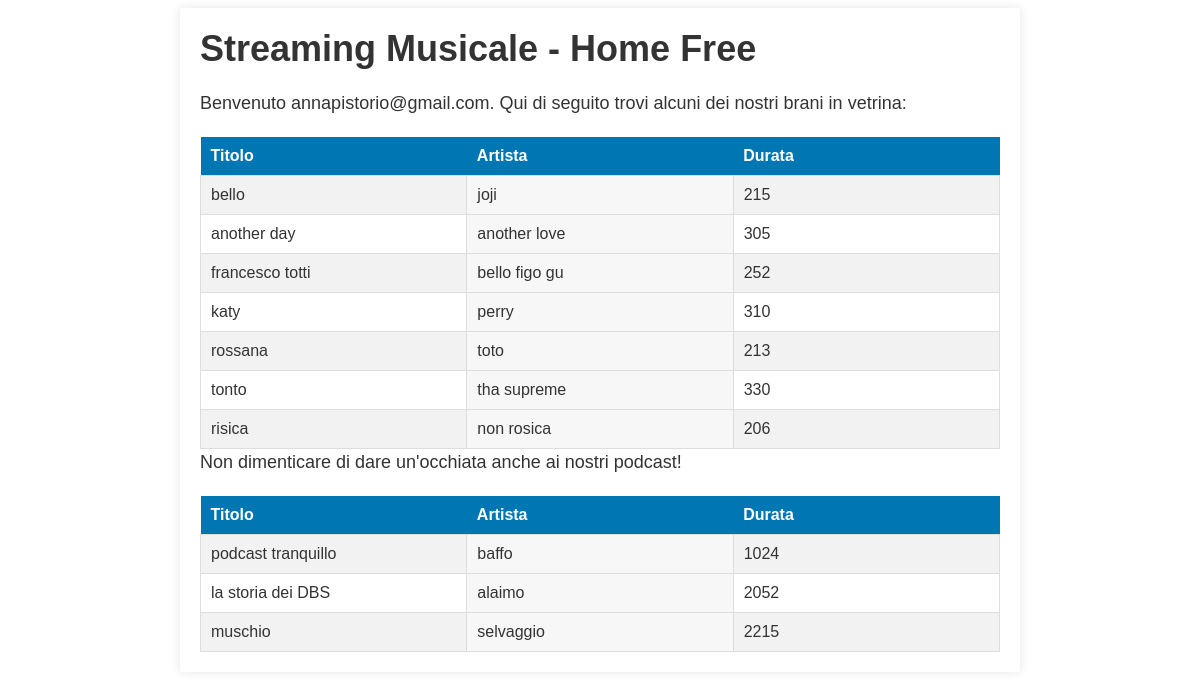
Page /Interfaccia/home_free.php (signed in) on the committed database.
### tables this page shows
CREATE TABLE IF NOT EXISTS Crea_Contenuto (
	idContenuto INT UNSIGNED,
    nomeArtista VARCHAR(100) NOT NULL,
    PRIMARY KEY (idContenuto, nomeArtista),
    UNIQUE KEY (idContenuto, nomeArtista),
    FOREIGN KEY (idContenuto)
    	REFERENCES Contenuto(idContenuto)
    	ON UPDATE CASCADE ON DELETE CASCADE,
    FOREIGN KEY (nomeArtista)
    	REFERENCES Artista(nomeArtista)
    	ON UPDATE CASCADE ON DELETE CASCADE
);

CREATE TABLE IF NOT EXISTS Contenuto (
	idContenuto INT UNSIGNED AUTO_INCREMENT,
    nome VARCHAR(100) NOT NULL,
    duarata INT UNSIGNED NOT NULL,
    riproduzione INT UNSIGNED NOT NULL DEFAULT 0,
    tipo INT UNSIGNED,
    PRIMARY KEY (idContenuto),
    FOREIGN KEY (tipo)
        REFERENCES Tipo_Contenuto(idTipoContenuto)
);

### Interfaccia/home_free.php (the view, shortened to what this page needs)
<?php
$conn = mysqli_connect("localhost", "root", "", "piattaforma_streaming_musicale");
$sql_brani = "SELECT * FROM contenuto JOIN crea_contenuto WHERE contenuto.idContenuto=crea_contenuto.idContenuto AND tipo = 0";
$result_brani = mysqli_query($conn, $sql_brani);
$sql_podcast = "SELECT * FROM contenuto JOIN crea_contenuto WHERE contenuto.idContenuto=crea_contenuto.idContenuto AND tipo = 1";
$result_podcast = mysqli_query($conn, $sql_podcast);
?>
<!DOCTYPE html>
<html>
<head>
	<link rel="stylesheet" type="text/css" href="style.css">
</head>
<body>
	<div class="container">
		<h1>Streaming Musicale - Home Free</h1>
		<p>Benvenuto <?php echo $_SESSION['email']; ?>. Qui di seguito trovi alcuni dei nostri brani in vetrina:</p>
		<table>
		<tr>
			<th>Titolo</th>
			<th>Artista</th>
			<th>Durata</th>
		</tr>
		<?php
			while($row = mysqli_fetch_assoc($result_brani)){
			echo "<tr>";
			echo "<td>" . $row['nome'] . "</td>";
			echo "<td>" . $row['nomeArtista'] . "</td>";
			echo "<td>" . $row['duarata'] . "</td>";
			echo "</tr>";
			}
		?>
		</table>
		<p>Non dimenticare di dare un'occhiata anche ai nostri podcast!</p>
		<table>
		<tr>
			<th>Titolo</th>
			<th>Artista</th>
			<th>Durata</th>
		</tr>
		<?php
			while($row = mysqli_fetch_assoc($result_podcast)){
			echo "<tr>";
			echo "<td>" . $row['nome'] . "</td>";
			echo "<td>" . $row['nomeArtista'] . "</td>";
			echo "<td>" . $row['duarata'] . "</td>";
			echo "</tr>";
			}
		?>
		</table>
	</div>
</body>
</html>

### Interfaccia/style.css (style rules this page uses)
body { font-family: Arial, sans-serif; background-color: #ffffff; color: #333333; }
.container { max-width: 800px; margin: 0 auto; padding: 20px; background-color: #ffffff; box-shadow: 0 0 10px rgba(0, 0, 0, 0.1); }
h1 { font-size: 36px; margin: 0 0 20px; color: #333333; }
p { font-size: 18px; line-height: 1.5; margin: 0 0 20px; }
table { height: 100%; width: 100%; table-layout: fixed; border-collapse: collapse; }
th { background-color: #0077b3; color: #fff; padding: 10px; text-align: left; }
tr:nth-child(even) { background-color: #f2f2f2; }
td { padding: 10px; border: 1px solid #ddd; }
td:nth-child(2n) { background-color: #f7f7f7; }

### rows in the picture
crea_contenuto: idContenuto.nome "bello", nomeArtista "joji", idContenuto.duarata "215"
crea_contenuto: idContenuto.nome "another day", nomeArtista "another love", idContenuto.duarata "305"
crea_contenuto: idContenuto.nome "francesco totti", nomeArtista "bello figo gu", idContenuto.duarata "252"
crea_contenuto: idContenuto.nome "katy", nomeArtista "perry", idContenuto.duarata "310"
crea_contenuto: idContenuto.nome "rossana", nomeArtista "toto", idContenuto.duarata "213"
crea_contenuto: idContenuto.nome "tonto", nomeArtista "tha supreme", idContenuto.duarata "330"
crea_contenuto: idContenuto.nome "risica", nomeArtista "non rosica", idContenuto.duarata "206"
crea_contenuto: idContenuto.nome "podcast tranquillo", nomeArtista "baffo", idContenuto.duarata "1024"
crea_contenuto: idContenuto.nome "la storia dei DBS", nomeArtista "alaimo", idContenuto.duarata "2052"
crea_contenuto: idContenuto.nome "muschio", nomeArtista "selvaggio", idContenuto.duarata "2215"

### other values in the picture
$_SESSION['email'] "annapistorio@gmail.com"
